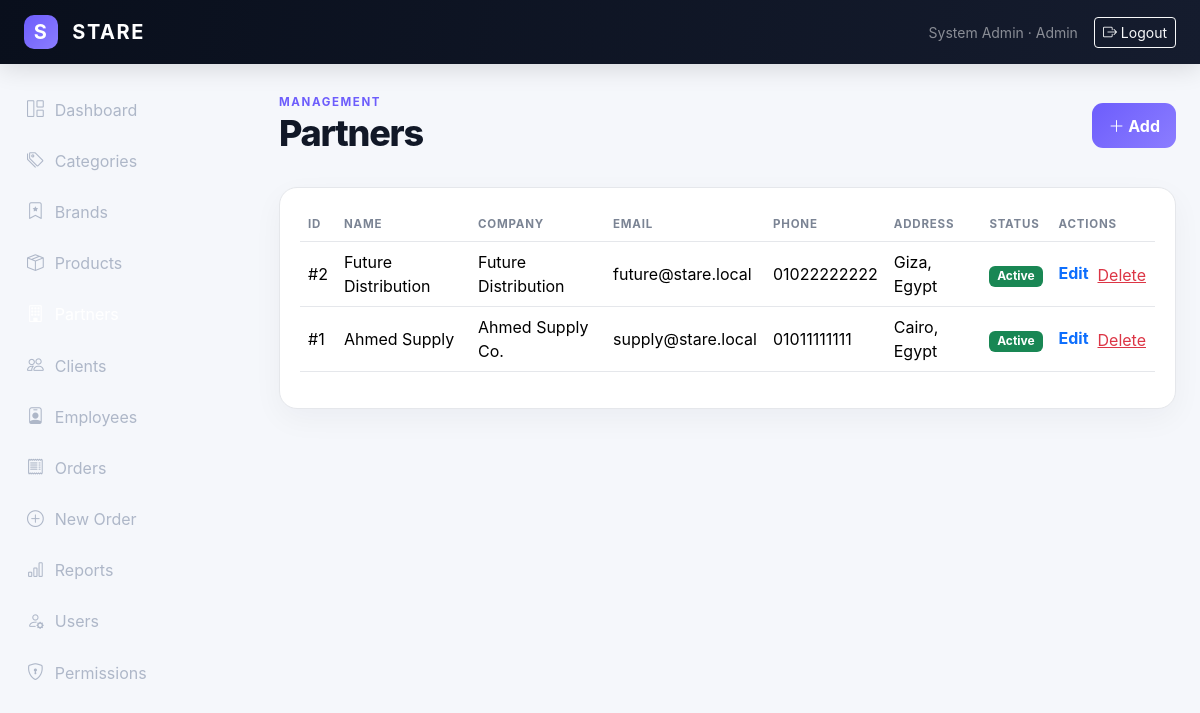
Page /admin/partners/index.php (signed in) on the committed database.
### tables this page shows
CREATE TABLE users (
  id INT UNSIGNED AUTO_INCREMENT PRIMARY KEY,
  name VARCHAR(120) NOT NULL,
  email VARCHAR(180) NOT NULL UNIQUE,
  password VARCHAR(255) NOT NULL,
  role_id INT UNSIGNED NOT NULL,
  status ENUM('active','pending','blocked') NOT NULL DEFAULT 'active',
  created_at TIMESTAMP DEFAULT CURRENT_TIMESTAMP,
  updated_at TIMESTAMP DEFAULT CURRENT_TIMESTAMP ON UPDATE CURRENT_TIMESTAMP,
  CONSTRAINT fk_users_role FOREIGN KEY (role_id) REFERENCES roles(id)
);

CREATE TABLE roles (
  id INT UNSIGNED AUTO_INCREMENT PRIMARY KEY,
  name VARCHAR(50) NOT NULL UNIQUE,
  description VARCHAR(255) NULL,
  created_at TIMESTAMP DEFAULT CURRENT_TIMESTAMP
);

CREATE TABLE partners (
  id INT UNSIGNED AUTO_INCREMENT PRIMARY KEY,
  name VARCHAR(150) NOT NULL,
  company VARCHAR(150) NULL,
  email VARCHAR(180) NULL,
  phone VARCHAR(30) NULL,
  address VARCHAR(255) NULL,
  status ENUM('active','inactive') NOT NULL DEFAULT 'active',
  created_at TIMESTAMP DEFAULT CURRENT_TIMESTAMP
);

### admin/partners/index.php (the view)
<?php
require_once __DIR__.'/../../config/database.php';require_once __DIR__.'/../../includes/functions.php';require_permission($pdo,'view_partners');
$active='partners';$pageTitle='Partners';$rows=$pdo->query("SELECT * FROM partners ORDER BY id DESC")->fetchAll();include __DIR__.'/../../includes/header.php';?>
<div class="d-flex justify-content-between align-items-center mb-4"><div><span class="eyebrow">MANAGEMENT</span><h1 class="page-title">Partners</h1></div><?php if(has_permission($pdo,'manage_partners')):?><a class="btn btn-stare" href="form.php"><i class="bi bi-plus-lg"></i> Add</a><?php endif;?></div>
<div class="panel"><div class="table-responsive"><table class="table stare-table align-middle"><thead><tr><th>ID</th><th>Name</th><th>Company</th><th>Email</th><th>Phone</th><th>Address</th><th>Status</th><th>Actions</th></tr></thead><tbody>
<?php foreach($rows as $r):?><tr><td>#<?=$r['id']?></td><td><?=e($r["name"])?></td><td><?=e($r["company"])?></td><td><?=e($r["email"])?></td><td><?=e($r["phone"])?></td><td><?=e($r["address"])?></td><td><?=status_badge($r['status'])?></td><td><?php if(has_permission($pdo,'manage_partners')):?><a href="form.php?id=<?=$r['id']?>" class="action-link">Edit</a><form class="d-inline" method="post" action="delete.php" onsubmit="return confirmDelete('record')"><?=csrf_field()?><input type="hidden" name="id" value="<?=$r['id']?>"><button class="btn btn-link text-danger p-0 ms-2">Delete</button></form><?php endif;?></td></tr><?php endforeach;if(!$rows):?><tr><td colspan="8" class="text-center py-5 text-secondary">No records.</td></tr><?php endif;?>
</tbody></table></div></div><?php include __DIR__.'/../../includes/footer.php';?>

### includes/header.php (shortened to what this page needs)
<?php
require_once __DIR__.'/functions.php';
$user=$pdo?current_user($pdo):null;
$active=$active??'';
?>
<!doctype html>
<html lang="en" dir="ltr">
<head>
<link href="https://cdn.jsdelivr.net/npm/bootstrap@5.3.3/dist/css/bootstrap.min.css" rel="stylesheet">
<link href="https://cdn.jsdelivr.net/npm/bootstrap-icons@1.11.3/font/bootstrap-icons.css" rel="stylesheet">
<link href="<?=BASE_URL?>/assets/css/style.css" rel="stylesheet">
</head>
<body class="<?=e($bodyClass??'')?>">
<nav class="navbar navbar-expand-lg navbar-dark stare-navbar sticky-top">
 <div class="container-fluid px-3 px-lg-4">
  <a class="navbar-brand fw-bold" href="<?=BASE_URL?>/index.php"><span class="brand-mark">S</span> STARE</a>
  <?php if($user): ?>
  <div class="d-none d-lg-flex align-items-center ms-auto gap-3">
    <span class="small text-white-50"><?=e($user['name'])?> · <?=e(ucfirst($user['role_name']))?></span>
    <a class="btn btn-sm btn-outline-light" href="<?=BASE_URL?>/logout.php"><i class="bi bi-box-arrow-right"></i> Logout</a>
  </div>
  <?php endif; ?>
 </div>
</nav>
<?php if($user): ?>
<div class="offcanvas-lg offcanvas-start sidebar" tabindex="-1" id="sidebar">
 <div class="offcanvas-body p-0">
  <div class="sidebar-inner">
   <nav class="nav flex-column gap-1">
    <?php if(has_permission($pdo,'view_dashboard')): ?><a class="nav-link <?=($active==='dashboard'?'active':'')?>" href="<?=BASE_URL?>/index.php"><i class="bi bi-grid-1x2"></i> Dashboard</a><?php endif; ?>
    <?php if(has_permission($pdo,'view_categories')): ?><a class="nav-link <?=($active==='categories'?'active':'')?>" href="<?=BASE_URL?>/admin/categories/index.php"><i class="bi bi-tags"></i> Categories</a><?php endif; ?>
    <?php if(has_permission($pdo,'view_brands')): ?><a class="nav-link <?=($active==='brands'?'active':'')?>" href="<?=BASE_URL?>/admin/brands/index.php"><i class="bi bi-bookmark-star"></i> Brands</a><?php endif; ?>
    <?php if(has_permission($pdo,'view_products')): ?><a class="nav-link <?=($active==='products'?'active':'')?>" href="<?=BASE_URL?>/admin/products/index.php"><i class="bi bi-box-seam"></i> Products</a><?php endif; ?>
    <?php if(has_permission($pdo,'view_partners')): ?><a class="nav-link <?=($active==='partners'?'active':'')?>" href="<?=BASE_URL?>/admin/partners/index.php"><i class="bi bi-building"></i> Partners</a><?php endif; ?>
    <?php if(has_permission($pdo,'view_clients')): ?><a class="nav-link <?=($active==='clients'?'active':'')?>" href="<?=BASE_URL?>/admin/clients/index.php"><i class="bi bi-people"></i> Clients</a><?php endif; ?>
    <?php if(has_permission($pdo,'view_employees')): ?><a class="nav-link <?=($active==='employees'?'active':'')?>" href="<?=BASE_URL?>/admin/employees/index.php"><i class="bi bi-person-badge"></i> Employees</a><?php endif; ?>
    <?php if(has_permission($pdo,'view_orders')): ?><a class="nav-link <?=($active==='orders'?'active':'')?>" href="<?=BASE_URL?>/admin/orders/index.php"><i class="bi bi-receipt"></i> Orders</a><?php endif; ?>
    <?php if(has_permission($pdo,'create_orders') && user_role($pdo)!=='client'): ?><a class="nav-link" href="<?=BASE_URL?>/admin/orders/create.php"><i class="bi bi-plus-circle"></i> New Order</a><?php endif; ?>
    <?php if(has_permission($pdo,'view_reports')): ?><a class="nav-link <?=($active==='reports'?'active':'')?>" href="<?=BASE_URL?>/admin/reports/index.php"><i class="bi bi-bar-chart"></i> Reports</a><?php endif; ?>
    <?php if(has_permission($pdo,'manage_users')): ?><a class="nav-link <?=($active==='users'?'active':'')?>" href="<?=BASE_URL?>/admin/users/index.php"><i class="bi bi-person-gear"></i> Users</a><?php endif; ?>
    <?php if(has_permission($pdo,'manage_permissions')): ?><a class="nav-link <?=($active==='permissions'?'active':'')?>" href="<?=BASE_URL?>/admin/permissions/index.php"><i class="bi bi-shield-lock"></i> Permissions</a><?php endif; ?>
   </nav>
  </div>
 </div>
</div>
<main class="main-content">
 <div class="container-fluid px-3 px-lg-4 py-4">
<?php else: ?>
<main class="auth-main">
 <div class="container py-5">
<?php endif; ?>

### includes/functions.php (shortened to what this page needs)
<?php
function e($value): string
{
    return htmlspecialchars((string) $value, ENT_QUOTES, 'UTF-8');
}
function status_badge(string $status): string
{
    $map = [
        'active' => 'success',
        'inactive' => 'secondary',
        'pending' => 'warning',
        'confirmed' => 'primary',
        'processing' => 'info',
        'shipped' => 'primary',
        'delivered' => 'success',
        'cancelled' => 'danger',
        'blocked' => 'danger',
    ];
    $class = $map[$status] ?? 'secondary';
    return '<span class="badge text-bg-' . $class . '">'
        . e(ucfirst($status))
        . '</span>';
}
function current_user(PDO $pdo): ?array
{
    static $user = false;
    if ($user !== false) {
        return $user;
    }
    $statement = $pdo->prepare(
        'SELECT u.*, r.name AS role_name
         FROM users u
         JOIN roles r ON r.id = u.role_id
         WHERE u.id = ?
         LIMIT 1'
    );
    $statement->execute([(int) $_SESSION['user_id']]);
    return $user = $statement->fetch() ?: null;
}
function user_role(PDO $pdo): string
{
    return current_user($pdo)['role_name'] ?? '';
}
function is_logged_in(PDO $pdo): bool
{
    return current_user($pdo) !== null;
}
function has_permission(PDO $pdo, string $permission): bool
{
    $user = current_user($pdo);
    if ($user['role_name'] === 'admin') {
        return true;
    }
    static $cache = [];
    $roleId = (int) $user['role_id'];
    return isset($cache[$roleId][$permission]);
}
function require_login(PDO $pdo): void
{
    if (!is_logged_in($pdo)) {
        redirect('/login.php');
    }
}
function require_permission(PDO $pdo, string $permission): void
{
    require_login($pdo);
}

### assets/css/style.css (style rules this page uses)
:root { --bg:#f5f7fb;--panel:#fff;--ink:#111827;--muted:#6b7280;--line:#e5e7eb;--dark:#0b1220;--accent:#6d5dfc;--accent2:#8b7dff }
* { box-sizing:border-box }
body { background:var(--bg);color:var(--ink);font-family:Inter,system-ui,-apple-system,BlinkMacSystemFont,"Segoe UI",sans-serif }
.stare-navbar { background:linear-gradient(100deg,#090f1c,#151c2e);height:64px;box-shadow:0 5px 25px rgba(0,0,0,.12);z-index:1040 }
.navbar-brand { letter-spacing:.08em }
.brand-mark { display:inline-flex;width:34px;height:34px;align-items:center;justify-content:center;border-radius:10px;background:linear-gradient(135deg,var(--accent),var(--accent2));color:#fff;margin-right:8px }
.sidebar { position:fixed;top:64px;bottom:0;left:0;width:255px;background:#0b1220;color:#fff;z-index:1030 }
.sidebar-inner { height:100%;display:flex;flex-direction:column;padding:22px 14px }
.sidebar .nav-link { color:#aeb7c8;border-radius:12px;padding:11px 13px;display:flex;align-items:center;gap:11px }
.sidebar .nav-link:hover,.sidebar .nav-link.active { background:rgba(255,255,255,.09);color:#fff }
.sidebar .nav-link i { font-size:1.05rem }
.main-content { margin-left:255px;min-height:calc(100vh - 64px) }
.eyebrow { font-size:.72rem;letter-spacing:.14em;font-weight:700;color:var(--accent);text-transform:uppercase }
.page-title { font-weight:800;letter-spacing:-.035em;font-size:clamp(1.7rem,3vw,2.3rem) }
.stat-card,.panel,.product-card { background:var(--panel);border:1px solid var(--line);border-radius:18px;box-shadow:0 10px 30px rgba(15,23,42,.045) }
.panel { padding:20px }
.stare-table { --bs-table-bg:transparent }
.stare-table th { font-size:.72rem;text-transform:uppercase;letter-spacing:.07em;color:#7b8494;border-bottom-color:var(--line) }
.stare-table td { border-bottom-color:var(--line) }
.action-link { font-weight:700;text-decoration:none }
.btn-stare { background:linear-gradient(135deg,var(--accent),var(--accent2));border:0;color:#fff;font-weight:700;border-radius:11px;padding:.65rem 1rem }

### rows in the picture
users: name "System Admin", role.name "Admin"
partners: id "2", name "Future Distribution", company "Future Distribution", email "future@stare.local", phone "01022222222", address "Giza, Egypt", status "Active"
partners: id "1", name "Ahmed Supply", company "Ahmed Supply Co.", email "supply@stare.local", phone "01011111111", address "Cairo, Egypt", status "Active"
